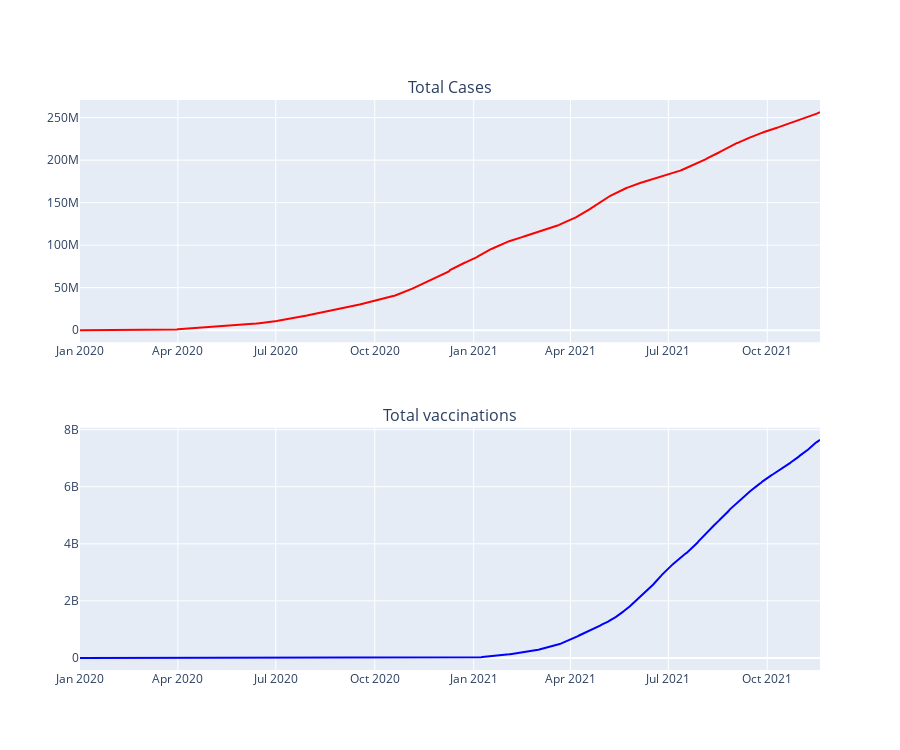

Notebook source saved alongside this figure:
### Code cell
fig = make_subplots(rows=2, cols=1, subplot_titles=("Total Cases", "Total vaccinations"), vertical_spacing=0.15)

fig.add_trace(
    go.Scatter(x=total_cases.index, y=total_cases, line_color="red"),
    row=1, col=1
)
fig.add_trace(
    go.Scatter(x=total_vacs.index, y=total_vacs, line_color="blue"),
    row=2, col=1
)

fig.update_layout(height=750, showlegend=False)

### Figure 1 — Plotly figure (JSON) as saved in the notebook; plotly's stock layout.template omitted (floating-point values rounded to 4 significant figures; data arrays with more than 128 entries replaced by an {"elided": "..."} marker saying what was removed)
{"data": [{"line": {"color": "red"}, "type": "scatter", "x": {"elided": "689 str values"}, "xaxis": "x", "y": {"elided": "689 int values"}, "yaxis": "y"}, {"line": {"color": "blue"}, "type": "scatter", "x": {"elided": "689 str values"}, "xaxis": "x2", "y": {"elided": "689 int values"}, "yaxis": "y2"}], "layout": {"annotations": [{"font": {"size": 16}, "showarrow": false, "text": "Total Cases", "x": 0.5, "xanchor": "center", "xref": "paper", "y": 1, "yanchor": "bottom", "yref": "paper"}, {"font": {"size": 16}, "showarrow": false, "text": "Total vaccinations", "x": 0.5, "xanchor": "center", "xref": "paper", "y": 0.425, "yanchor": "bottom", "yref": "paper"}], "height": 750, "showlegend": false, "xaxis": {"anchor": "y", "domain": [0, 1]}, "xaxis2": {"anchor": "y2", "domain": [0, 1]}, "yaxis": {"anchor": "x", "domain": [0.575, 1]}, "yaxis2": {"anchor": "x2", "domain": [0, 0.425]}}}
